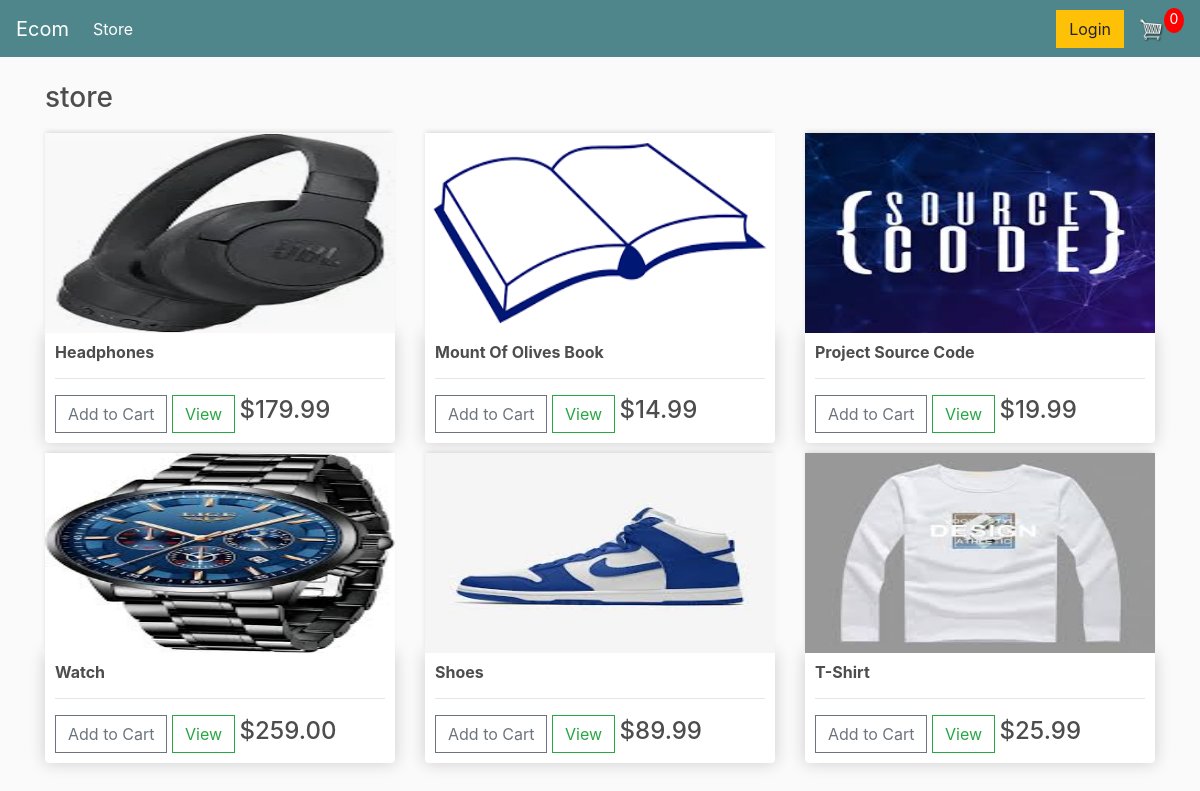
The app's page / (signed in) with its own data.
### store/models.py (models this page shows, shortened)
class Product(models.Model):
    name=models.CharField(max_length=200,null=True)
    price=models.FloatField()
    digital=models.BooleanField(default=False,null=True,blank=False)
    image=models.ImageField(null=True,blank=True)

### store/views.py (the view)
# urls.py: path('',include('store.urls'))
def store(request):
    products=Product.objects.all()
    context={'products':products}
    return render(request,'store/store.html',context)

### store/templates/store/store.html
{% extends 'store/main.html' %}
{% load static %}
{%block content%}
    <h3>store</h3>
    <div class="row">
        {% for product in products %}
        <div class="col-lg-4">
            <img class="thumbnail" src="{{product.image.url}}" alt="">
            <div class="box-element product">
                <h6><strong>{{product.name}}</strong></h6>
                <hr>
                <button  data-product={{product.id}} data-action="add"  class="btn btn-outline-secondary add-btn update-cart">Add to Cart</button>
                <a class="btn btn-outline-success" href="#">View</a>
                <h4 style="display: inline-block;">${{product.price|floatformat:2}}</h4>
            </div>
        </div>
        {% endfor %}
    </div>
{% endblock content %}

### store/static/css/main.css (style rules this page uses)
body { background-color: hsl(0, 0%, 98%); }
h1,h2,h3,h4,h5,h6 { color:hsl(0, 0%, 30%); }
.box-element { box-shadow:hsl(0, 0%, 80%) 0 0 16px; background-color: #fff; border-radius: 4px; padding: 10px; }
.thumbnail { width: 100%; height: 200px; -webkit-box-shadow: -1px -3px 5px -2px rgba(214,214,214,1); -moz-box-shadow: -1px -3px 5px -2px rgba(214,214,214,1); box-shadow: -1px -3px 5px -2px rgba(214,214,214,1); }
.product { border-radius: 0 0 4px 4px; }
.col-lg-4, .col-lg-6, .col-lg-8, .col-lg-12 { margin-top: 10px; }
.btn { border-radius: 0; }

### records on screen
Product: image (picture), name "Headphones", price "179.99"
Product: image (picture), name "Mount Of Olives Book", price "14.99"
Product: image (picture), name "Project Source Code", price "19.99"
Product: image (picture), name "Watch", price "259.00"
Product: image (picture), name "Shoes", price "89.99"
Product: image (picture), name "T-Shirt", price "25.99"
